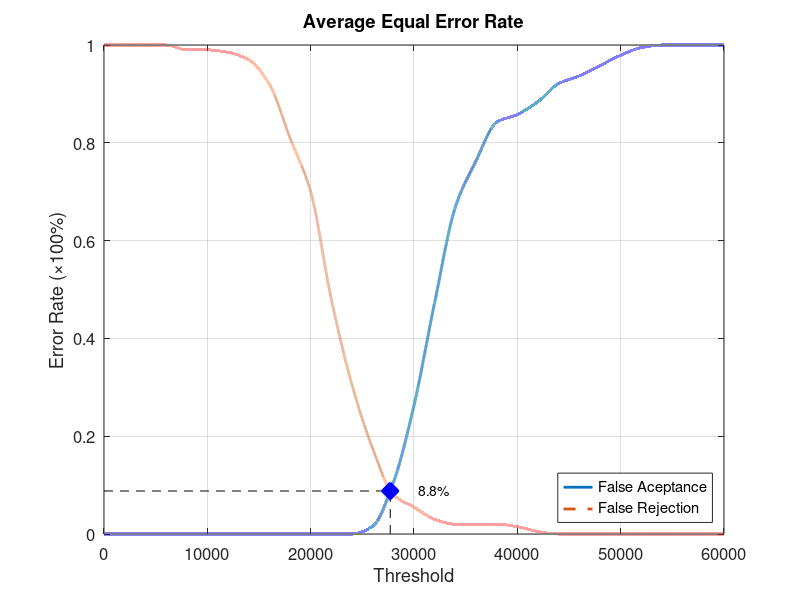
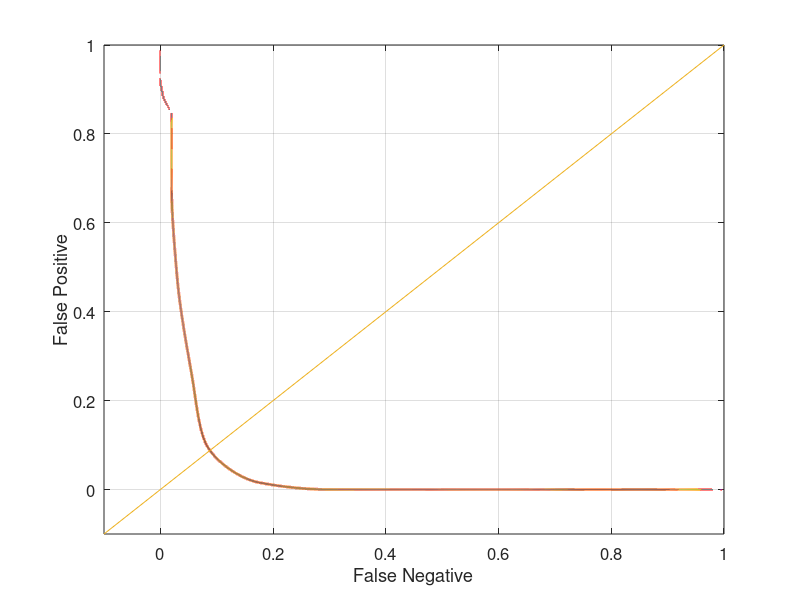

Write MATLAB code to recreate these figures, in order.
function yEER = Database4_1
close all;
clear;
clc;
x = 0:2000:60000;
xq = 0:0.5:60000;

y0 = [0 0 0 0 0 0 0 0 0 0 0 0 0 0.0157895 0.105263 0.263158 0.473684 0.668421 0.763158 0.842105 0.857895 0.884211 0.921053 0.936842 0.957895 0.978947 0.994737 1 1 1 1];
yy0 = interp1(x, y0, xq, 'pchip');
y1 = [1 1 1 1 0.99 0.99 0.985 0.97 0.92 0.81 0.7 0.48 0.305 0.175 0.08 0.055 0.03 0.02 0.02 0.02 0.015 0.005 0 0 0 0 0 0 0 0 0];
yy1 = interp1(x, y1, xq, 'pchip');

% Calculating EER: 
y2 = abs(y0 - y1);
find(y2 == min(y2))
yy2 = abs(yy0 - yy1);
xEER = find(yy2 == min(yy2));
xEERIndex = xq(xEER) % X-axis EER
yEER = yy0(xEER) % Y-axis EER

main = figure
plot(xq, yy0,'-','LineWidth', 2);	hold on
plot(xq, yy1,'--','LineWidth', 2);	hold on
plot([xEERIndex xEERIndex], [0 yEER], 'k--');	hold on
plot([0 xEERIndex], [yEER yEER], 'k--');	hold on
plot(xEERIndex, yEER, 'bx', 'LineWidth', 10);	hold on
text(xEERIndex + 10 * xEERIndex / 100, yEER, [num2str(round((10000 * yEER)) / 100) '%'])
legend('False Aceptance', 'False Rejection', 'Location', 'SouthEast')
xlabel('Threshold')
ylabel('Error Rate (\times100%)')
title('Average Equal Error Rate')
set(gca, 'FontSize', 12)
axis([0 60000 0 1])
grid on

print(main, 'Database4_1Main', '-dpng');
FNRxFPR = figure('Color', [1 1 1]);
plot(yy1, yy0, '-', yy1, yy0, 'LineWidth', 2);
hold on
y = -0.1:0.1:1
plot(y, y); 
set(gca, 'FontSize', 12)
xlabel('False Negative')
ylabel('False Positive')
axis([-0.1 1 -0.1 1])
set(gca, 'FontSize', 12)
grid on

print(FNRxFPR, 'Database4_1FNRxFPR','-dpng');
end
